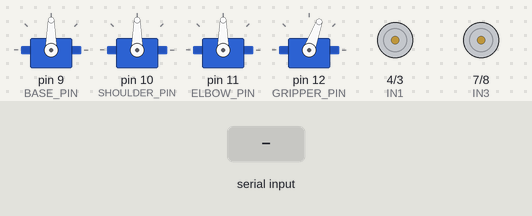
A sketch run on a simulated Arduino Uno, built with avr-gcc and run on an emulated ATmega328P. On the bench: 4 × servo, motor-driver pin pairs drawn as motors (green arrow = first pin HIGH = forward, orange = second pin HIGH = backward, longer = more drive, scaled by the enable pin). The inputs (shaded band) are chosen by the test bench.

Above: at 1.7 s.
1.8 s: byte 80 ('P') received over Serial
At 2.8 s:
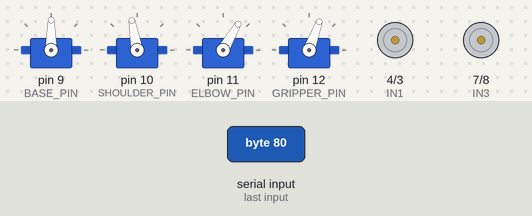
10.8 s: "F" received over Serial
At 13.6 s:
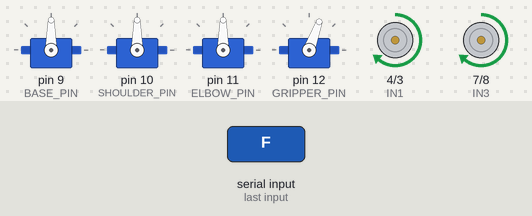
13.8 s: "B" received over Serial
At 15.0 s:
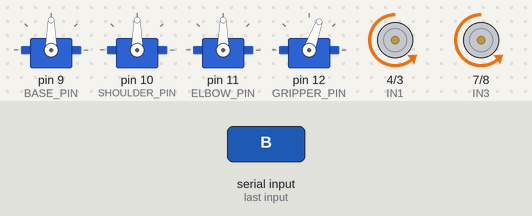
15.3 s: "L" received over Serial
At 16.3 s:
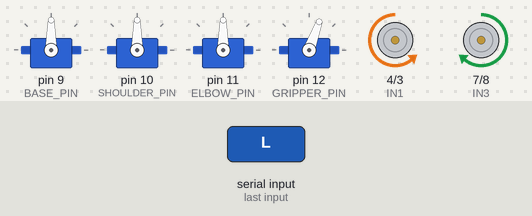
16.8 s: "R" received over Serial
At 17.4 s:
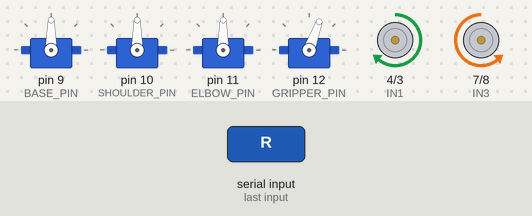
18.3 s: byte 80 ('P') received over Serial
At 22.41 s:
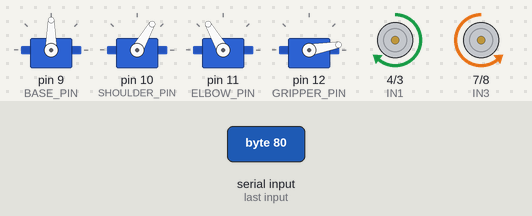
Timing chart, 0 to 24.7 s (numbered marks = the images above; inputs shaded):
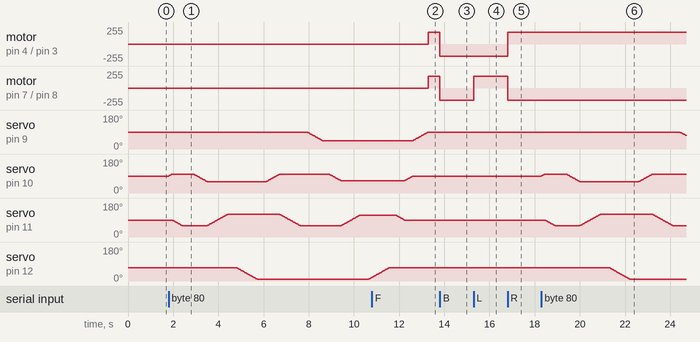

The sketch:

robotic_arm_car.ino
```cpp
/*
 * ============================================================
 *  Mobile Robotic Arm Car — Pick & Place via Bluetooth
 *  Platform : Arduino Uno / Nano
 *  Chassis  : 4-wheel DC motor car (L298N driver)
 *  Arm      : 4-DOF servo arm + gripper
 *  Control  : HC-05 / HC-06 Bluetooth module (Serial)
 * ============================================================
 *
 *  --- PIN MAP ---
 *
 *  L298N Motor Driver:
 *    ENA  → D5  (PWM speed Left)
 *    IN1  → D4
 *    IN2  → D3
 *    ENB  → D6  (PWM speed Right)
 *    IN3  → D7
 *    IN4  → D8
 *
 *  Servo Motors (via PWM pins):
 *    BASE_SERVO    → D9   (waist rotation)
 *    SHOULDER_SERVO→ D10  (upper arm lift)
 *    ELBOW_SERVO   → D11  (forearm)
 *    GRIPPER_SERVO → D12  (claw open/close)
 *
 *  Bluetooth HC-05:
 *    TX → D0 (Arduino RX)
 *    RX → D1 (Arduino TX) via 1kΩ/2kΩ divider
 *
 * ============================================================
 *  BLUETOOTH COMMAND SET (send single character from app)
 *
 *  CHASSIS:
 *    'F' – Forward          'B' – Backward
 *    'L' – Turn Left        'R' – Turn Right
 *    'S' – Stop
 *
 *  ARM JOINTS (each press = 5° step):
 *    'q' – Base CW          'a' – Base CCW
 *    'w' – Shoulder Up      's' – Shoulder Down
 *    'e' – Elbow Up         'd' – Elbow Down
 *    'o' – Gripper Open     'c' – Gripper Close
 *
 *  AUTO SEQUENCE:
 *    'P' – Execute full Pick & Place sequence
 *    'H' – Home position
 * ============================================================
 */

#include <Servo.h>

// ── Motor Driver Pins ────────────────────────────────────────
#define ENA  5
#define IN1  4
#define IN2  3
#define ENB  6
#define IN3  7
#define IN4  8

// ── Servo Pins ───────────────────────────────────────────────
#define BASE_PIN      9
#define SHOULDER_PIN  10
#define ELBOW_PIN     11
#define GRIPPER_PIN   12

// ── Speed & Step Settings ────────────────────────────────────
#define MOTOR_SPEED   180   // 0–255
#define SERVO_STEP    5     // degrees per button press

// ── Servo Angle Limits ───────────────────────────────────────
#define BASE_MIN       0
#define BASE_MAX     180
#define SHOULDER_MIN  30
#define SHOULDER_MAX 150
#define ELBOW_MIN     0
#define ELBOW_MAX   150
#define GRIPPER_OPEN  70
#define GRIPPER_CLOSE 10

// ── Home Positions ───────────────────────────────────────────
#define BASE_HOME      90
#define SHOULDER_HOME  90
#define ELBOW_HOME     90
#define GRIPPER_HOME   GRIPPER_OPEN

Servo baseServo, shoulderServo, elbowServo, gripperServo;

int baseAngle     = BASE_HOME;
int shoulderAngle = SHOULDER_HOME;
int elbowAngle    = ELBOW_HOME;
int gripperAngle  = GRIPPER_HOME;

// ── Helper: clamp value ──────────────────────────────────────
int clamp(int val, int minVal, int maxVal) {
  return max(minVal, min(maxVal, val));
}

// ── Smooth servo move ────────────────────────────────────────
void smoothMove(Servo &srv, int &current, int target, int delayMs = 15) {
  int step = (target > current) ? 1 : -1;
  while (current != target) {
    current += step;
    srv.write(current);
    delay(delayMs);
  }
}

// ── Chassis control ──────────────────────────────────────────
void driveForward() {
  analogWrite(ENA, MOTOR_SPEED); analogWrite(ENB, MOTOR_SPEED);
  digitalWrite(IN1, HIGH); digitalWrite(IN2, LOW);
  digitalWrite(IN3, HIGH); digitalWrite(IN4, LOW);
}
void driveBackward() {
  analogWrite(ENA, MOTOR_SPEED); analogWrite(ENB, MOTOR_SPEED);
  digitalWrite(IN1, LOW);  digitalWrite(IN2, HIGH);
  digitalWrite(IN3, LOW);  digitalWrite(IN4, HIGH);
}
void turnLeft() {
  analogWrite(ENA, MOTOR_SPEED); analogWrite(ENB, MOTOR_SPEED);
  digitalWrite(IN1, LOW);  digitalWrite(IN2, HIGH);
  digitalWrite(IN3, HIGH); digitalWrite(IN4, LOW);
}
void turnRight() {
  analogWrite(ENA, MOTOR_SPEED); analogWrite(ENB, MOTOR_SPEED);
  digitalWrite(IN1, HIGH); digitalWrite(IN2, LOW);
  digitalWrite(IN3, LOW);  digitalWrite(IN4, HIGH);
}
void stopMotors() {
  analogWrite(ENA, 0); analogWrite(ENB, 0);
  digitalWrite(IN1, LOW); digitalWrite(IN2, LOW);
  digitalWrite(IN3, LOW); digitalWrite(IN4, LOW);
}

// ── Home all servos ──────────────────────────────────────────
void goHome() {
  smoothMove(gripperServo, gripperAngle, GRIPPER_HOME);
  smoothMove(elbowServo,   elbowAngle,   ELBOW_HOME);
  smoothMove(shoulderServo,shoulderAngle,SHOULDER_HOME);
  smoothMove(baseServo,    baseAngle,    BASE_HOME);
}

// ── Auto Pick & Place Sequence ───────────────────────────────
/*
 *  Forward Kinematics reference:
 *    L1 = upper arm length (shoulder→elbow)  ≈ 100 mm
 *    L2 = forearm length   (elbow→gripper)   ≈  90 mm
 *
 *  For a target at distance r from base, height h:
 *    cos(θ₂) = (r²+h²-L1²-L2²) / (2·L1·L2)
 *    θ₁ = atan2(h,r) - atan2(L2·sin(θ₂), L1+L2·cos(θ₂))
 *
 *  Angles below are pre-computed for a demo pick at ~12 cm
 *  in front of the base, ground level.
 */
void pickAndPlace() {
  // 1. Open gripper & raise arm to safe travel
  smoothMove(gripperServo,  gripperAngle, GRIPPER_OPEN);
  smoothMove(shoulderServo, shoulderAngle, 100);
  smoothMove(elbowServo,    elbowAngle,   60);
  delay(300);

  // 2. Rotate base to pick position (front)
  smoothMove(baseServo, baseAngle, 90);
  delay(200);

  // 3. Lower arm to object level
  smoothMove(shoulderServo, shoulderAngle, 60);
  smoothMove(elbowServo,    elbowAngle,   120);
  delay(400);

  // 4. Close gripper — PICK
  smoothMove(gripperServo, gripperAngle, GRIPPER_CLOSE);
  delay(400);

  // 5. Lift object
  smoothMove(shoulderServo, shoulderAngle, 100);
  smoothMove(elbowServo,    elbowAngle,   60);
  delay(300);

  // 6. Rotate base to place position (side, 45°)
  smoothMove(baseServo, baseAngle, 45);
  delay(300);

  // 7. Lower to place level
  smoothMove(shoulderServo, shoulderAngle, 65);
  smoothMove(elbowServo,    elbowAngle,   115);
  delay(400);

  // 8. Open gripper — PLACE
  smoothMove(gripperServo, gripperAngle, GRIPPER_OPEN);
  delay(300);

  // 9. Return home
  goHome();
}

// ── Setup ────────────────────────────────────────────────────
void setup() {
  // Motor driver pins
  pinMode(ENA, OUTPUT); pinMode(ENB, OUTPUT);
  pinMode(IN1, OUTPUT); pinMode(IN2, OUTPUT);
  pinMode(IN3, OUTPUT); pinMode(IN4, OUTPUT);
  stopMotors();

  // Servo attach
  baseServo.attach(BASE_PIN);
  shoulderServo.attach(SHOULDER_PIN);
  elbowServo.attach(ELBOW_PIN);
  gripperServo.attach(GRIPPER_PIN);

  // Move to home
  baseServo.write(BASE_HOME);
  shoulderServo.write(SHOULDER_HOME);
  elbowServo.write(ELBOW_HOME);
  gripperServo.write(GRIPPER_HOME);

  Serial.begin(9600);   // HC-05 default baud rate
  delay(500);
}

// ── Main Loop ────────────────────────────────────────────────
void loop() {
  if (Serial.available()) {
    char cmd = Serial.read();

    switch (cmd) {
      // ── CHASSIS ──
      case 'F': driveForward();  break;
      case 'B': driveBackward(); break;
      case 'L': turnLeft();      break;
      case 'R': turnRight();     break;
      case 'S': stopMotors();    break;

      // ── BASE ──
      case 'q':
        baseAngle = clamp(baseAngle + SERVO_STEP, BASE_MIN, BASE_MAX);
        baseServo.write(baseAngle); break;
      case 'a':
        baseAngle = clamp(baseAngle - SERVO_STEP, BASE_MIN, BASE_MAX);
        baseServo.write(baseAngle); break;

      // ── SHOULDER ──
      case 'w':
        shoulderAngle = clamp(shoulderAngle + SERVO_STEP, SHOULDER_MIN, SHOULDER_MAX);
        shoulderServo.write(shoulderAngle); break;
      case 's':
        shoulderAngle = clamp(shoulderAngle - SERVO_STEP, SHOULDER_MIN, SHOULDER_MAX);
        shoulderServo.write(shoulderAngle); break;

      // ── ELBOW ──
      case 'e':
        elbowAngle = clamp(elbowAngle + SERVO_STEP, ELBOW_MIN, ELBOW_MAX);
        elbowServo.write(elbowAngle); break;
      case 'd':
        elbowAngle = clamp(elbowAngle - SERVO_STEP, ELBOW_MIN, ELBOW_MAX);
        elbowServo.write(elbowAngle); break;

      // ── GRIPPER ──
      case 'o':
        gripperAngle = clamp(gripperAngle + SERVO_STEP, GRIPPER_CLOSE, GRIPPER_OPEN);
        gripperServo.write(gripperAngle); break;
      case 'c':
        gripperAngle = clamp(gripperAngle - SERVO_STEP, GRIPPER_CLOSE, GRIPPER_OPEN);
        gripperServo.write(gripperAngle); break;

      // ── AUTO SEQUENCES ──
      case 'P': pickAndPlace(); break;
      case 'H': goHome();       break;

      default: break;
    }
  }
}
```

Measured:
- after the input at 10.8 s, motor on pin 4 (IN1) / pin 3 (IN2), motor on pin 7 (IN3) / pin 8 (IN4): stopped → forward 180/255 after 2.5 s
- after the input at 13.8 s, motor on pin 4 (IN1) / pin 3 (IN2), motor on pin 7 (IN3) / pin 8 (IN4): forward 180/255 → backward 180/255 at once
- after the input at 15.3 s, motor on pin 7 (IN3) / pin 8 (IN4): backward 180/255 → forward 180/255 at once
- after the input at 16.8 s, motor on pin 4 (IN1) / pin 3 (IN2): backward 180/255 → forward 180/255 at once; motor on pin 7 (IN3) / pin 8 (IN4): forward 180/255 → backward 180/255 at once
- after the input at 18.3 s, servo on pin 9 (BASE_PIN): moves from 90° to 73° over 0.24 s, starting after 6.1 s; servo on pin 12 (GRIPPER_PIN): moves from 70° to 10° over 0.90 s, starting after 3.0 s
